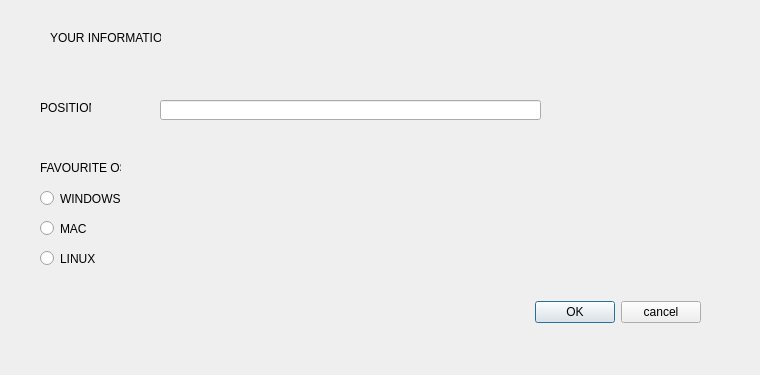
<?xml version="1.0" encoding="UTF-8"?>
<ui version="4.0">
 <class>Infodialog</class>
 <widget class="QDialog" name="Infodialog">
  <property name="geometry">
   <rect>
    <x>0</x>
    <y>0</y>
    <width>760</width>
    <height>375</height>
   </rect>
  </property>
  <property name="windowTitle">
   <string>Dialog</string>
  </property>
  <widget class="QLabel" name="label">
   <property name="geometry">
    <rect>
     <x>50</x>
     <y>30</y>
     <width>111</width>
     <height>16</height>
    </rect>
   </property>
   <property name="text">
    <string>YOUR INFORMATION</string>
   </property>
  </widget>
  <widget class="QLabel" name="label_2">
   <property name="geometry">
    <rect>
     <x>40</x>
     <y>100</y>
     <width>51</width>
     <height>16</height>
    </rect>
   </property>
   <property name="text">
    <string>POSITION</string>
   </property>
  </widget>
  <widget class="QLabel" name="label_3">
   <property name="geometry">
    <rect>
     <x>40</x>
     <y>160</y>
     <width>81</width>
     <height>16</height>
    </rect>
   </property>
   <property name="text">
    <string>FAVOURITE OS</string>
   </property>
  </widget>
  <widget class="QRadioButton" name="radioButton">
   <property name="geometry">
    <rect>
     <x>40</x>
     <y>190</y>
     <width>82</width>
     <height>17</height>
    </rect>
   </property>
   <property name="text">
    <string>WINDOWS</string>
   </property>
  </widget>
  <widget class="QRadioButton" name="radioButton_2">
   <property name="geometry">
    <rect>
     <x>40</x>
     <y>220</y>
     <width>82</width>
     <height>17</height>
    </rect>
   </property>
   <property name="text">
    <string>MAC</string>
   </property>
  </widget>
  <widget class="QRadioButton" name="radioButton_3">
   <property name="geometry">
    <rect>
     <x>40</x>
     <y>250</y>
     <width>82</width>
     <height>17</height>
    </rect>
   </property>
   <property name="text">
    <string>LINUX</string>
   </property>
  </widget>
  <widget class="QLineEdit" name="lineEdit">
   <property name="geometry">
    <rect>
     <x>160</x>
     <y>100</y>
     <width>381</width>
     <height>20</height>
    </rect>
   </property>
  </widget>
  <widget class="QWidget" name="">
   <property name="geometry">
    <rect>
     <x>80</x>
     <y>300</y>
     <width>621</width>
     <height>25</height>
    </rect>
   </property>
   <layout class="QHBoxLayout" name="horizontalLayout">
    <item>
     <spacer name="horizontalSpacer">
      <property name="orientation">
       <enum>Qt::Horizontal</enum>
      </property>
      <property name="sizeHint" stdset="0">
       <size>
        <width>40</width>
        <height>20</height>
       </size>
      </property>
     </spacer>
    </item>
    <item>
     <widget class="QPushButton" name="pushButton">
      <property name="text">
       <string>OK</string>
      </property>
     </widget>
    </item>
    <item>
     <widget class="QPushButton" name="pushButton_2">
      <property name="text">
       <string>cancel</string>
      </property>
     </widget>
    </item>
   </layout>
  </widget>
 </widget>
 <resources/>
 <connections/>
</ui>
